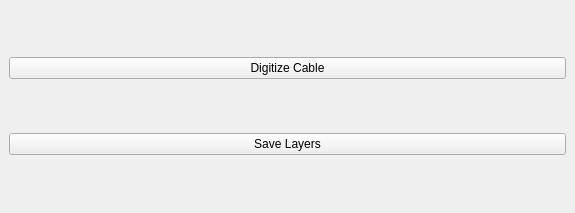
<?xml version="1.0" encoding="UTF-8"?>
<ui version="4.0">
 <class>ElecMapperDockWidgetBase</class>
 <widget class="QDockWidget" name="ElecMapperDockWidgetBase">
  <property name="geometry">
   <rect>
    <x>0</x>
    <y>0</y>
    <width>575</width>
    <height>213</height>
   </rect>
  </property>
  <property name="windowTitle">
   <string>Electric Grid Mapper</string>
  </property>
  <widget class="QWidget" name="dockWidgetContents">
   <layout class="QGridLayout" name="gridLayout">
    <item row="0" column="0">
     <widget class="QPushButton" name="btnDrawCable">
      <property name="text">
       <string>Digitize Cable</string>
      </property>
     </widget>
    </item>
    <item row="1" column="0">
     <widget class="QPushButton" name="pushButton">
      <property name="text">
       <string>Save Layers</string>
      </property>
     </widget>
    </item>
   </layout>
  </widget>
 </widget>
 <resources/>
 <connections/>
</ui>
